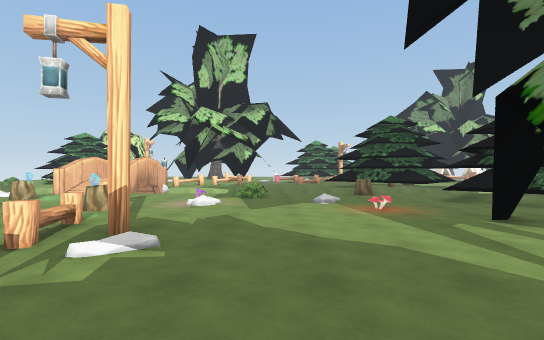
[1] (above)

24 first-person views from a walk through a scene from a Unity 3-D project. The camera is 1.5 m above the floor, looks level and sees 85° across. The floor is counted in squares, 2 m on a side. Each view is taken from the middle of a square. On the plan, view 1 faces up. The plan holds only what a view shows up to about 10 squares ahead; the rest is blank. The place goes on beyond the plan. The player character is not drawn. Some animated figures are left out.

[2]
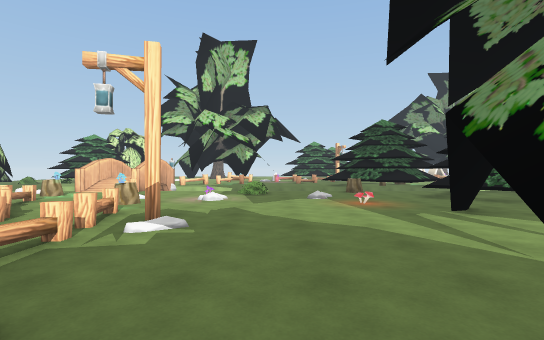

[3]
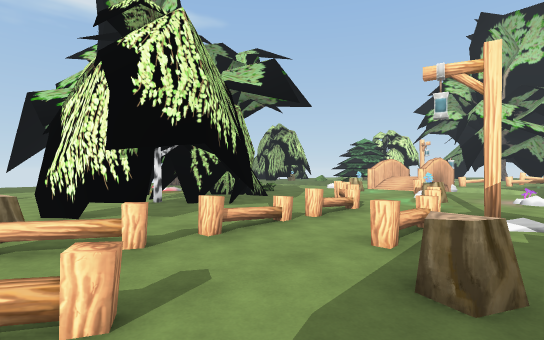

[4]
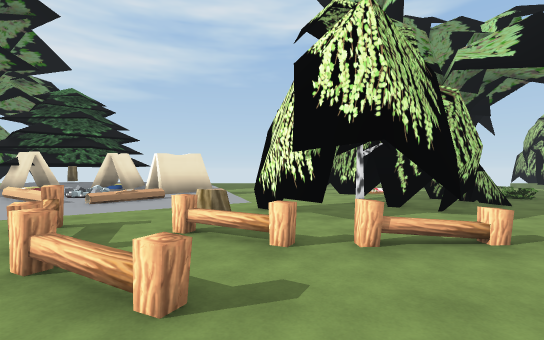

[5]
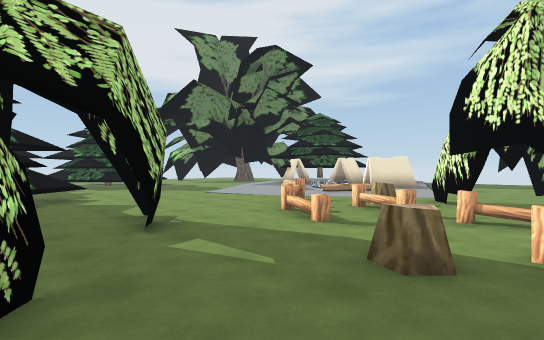

[6]
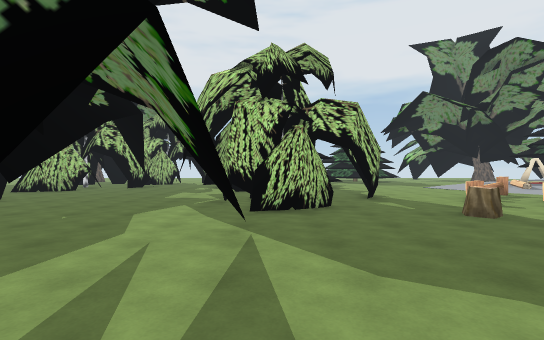

[7]
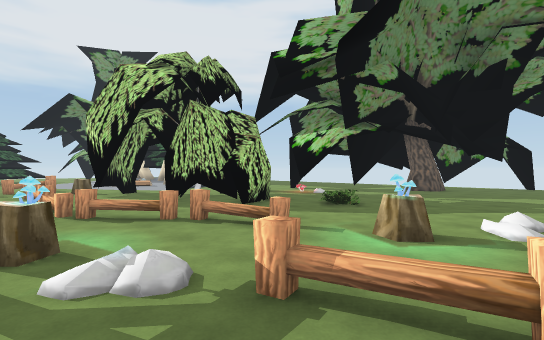

[8]
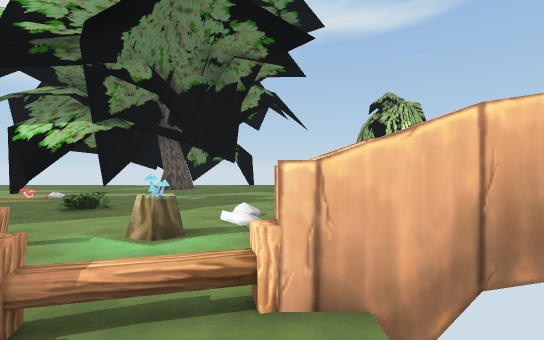

[9]
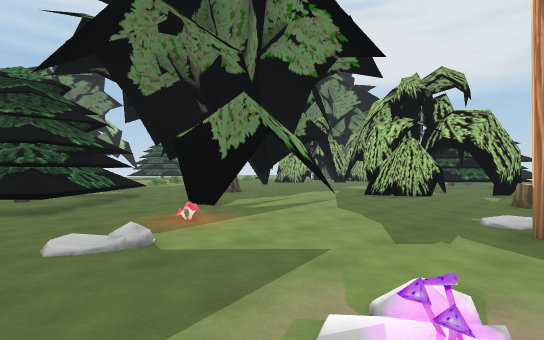

[10]
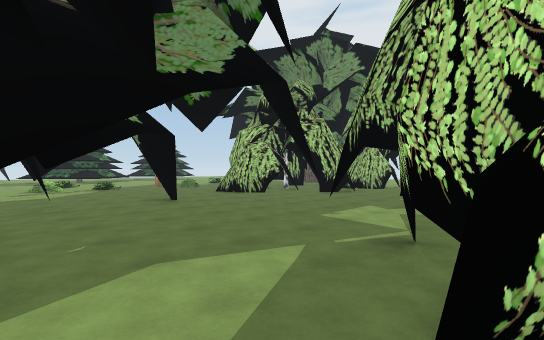

[11]
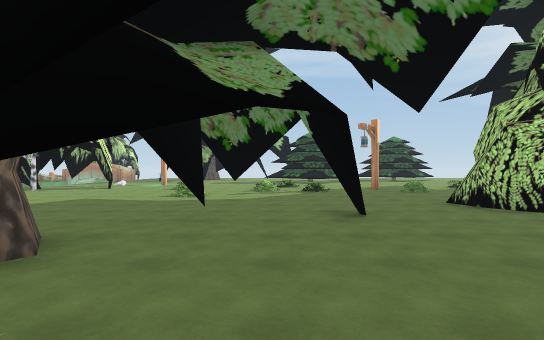

[12]
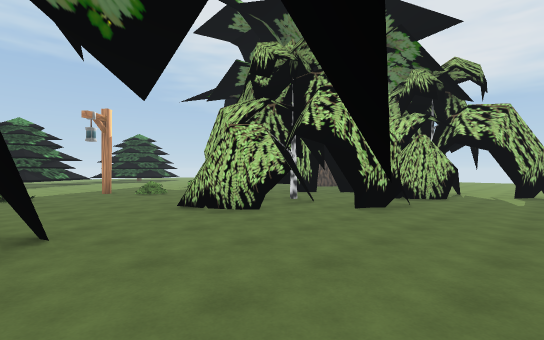

[13]
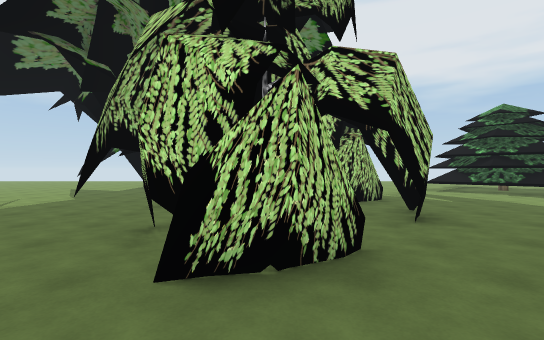

[14]
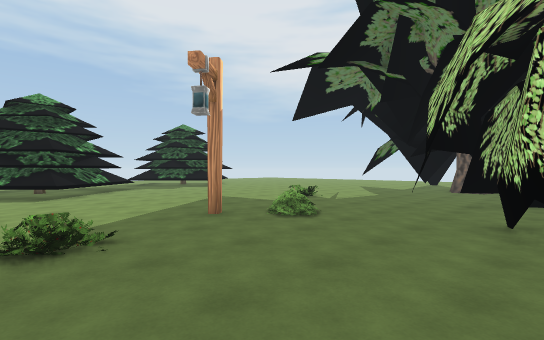

[15]
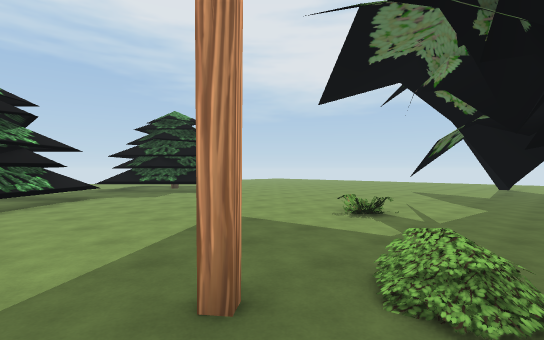

[16]
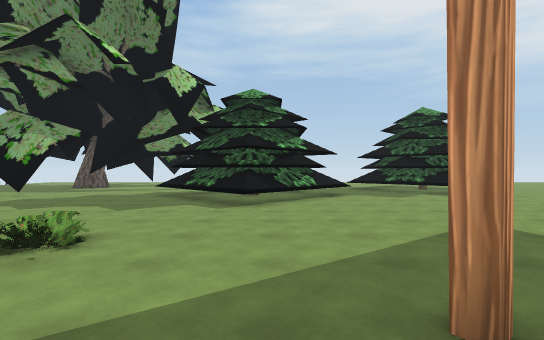

[17]
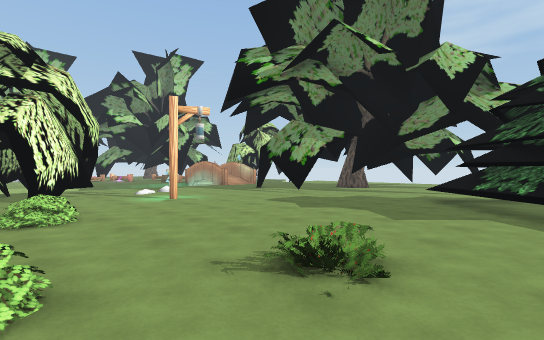

[18]
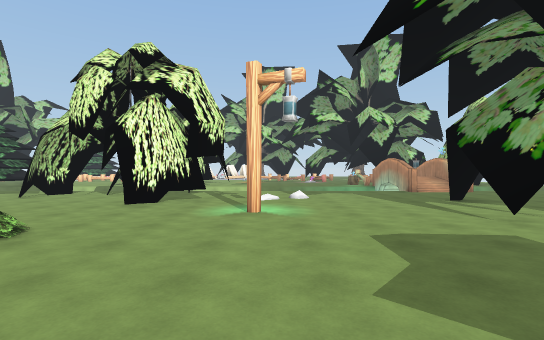

[19]
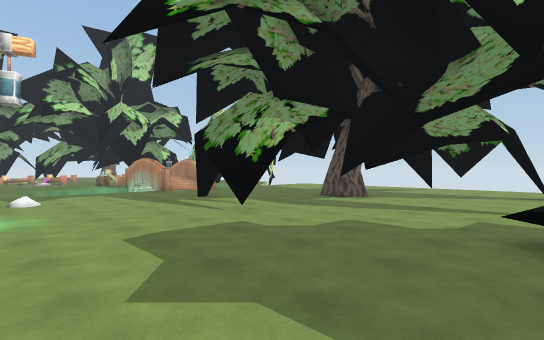

[20]
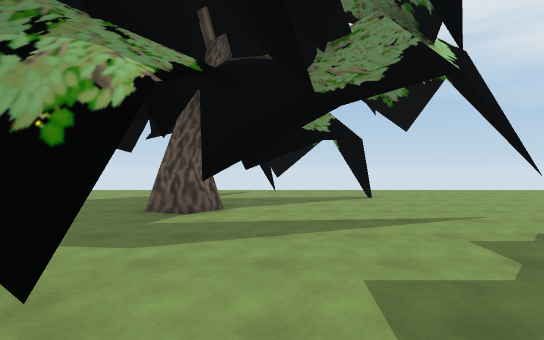

[21]
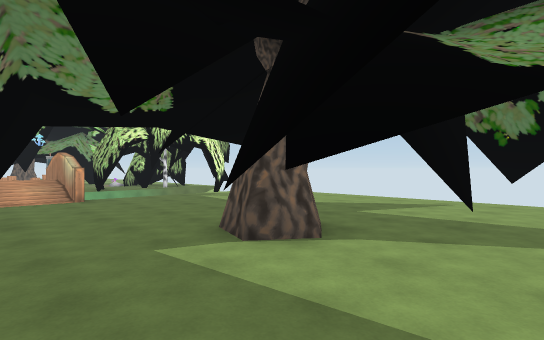

[22]
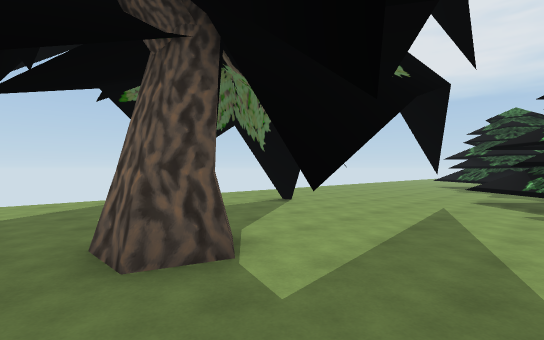

[23]
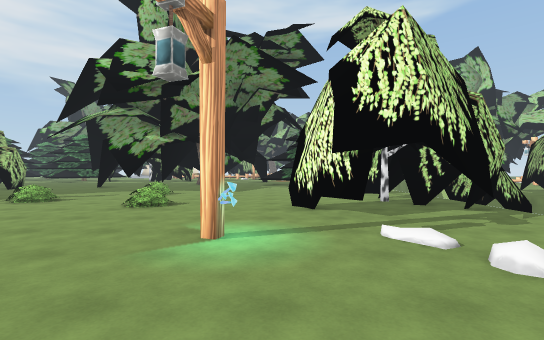

[24]
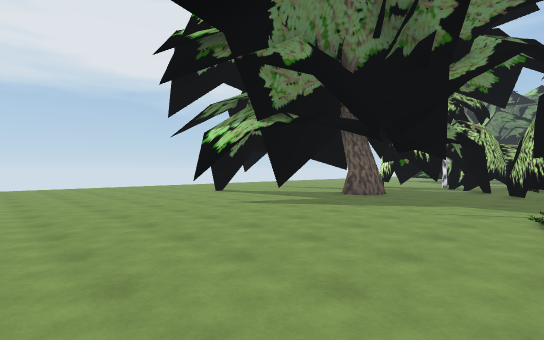

### Floor plan
Key: @ floor where view 1 was taken; # wall or solid block; x gap in a wall; . main floor; : floor 0.25 m higher than the main floor; + floor 0.5 m higher than the main floor; / step, stairs or slope; = window, fence, low wall or low ledge; ^ raised ledge; F fence; S stump; T streetlight; B bush; E tent; O other object.
Columns run from 15 left of view 1 to 32 right of it. Each row starts with its distance up from view 1.
 10         #/^                    #       ^/^
  9   ........F...//..S..     ..####..............
  8 ........OS.F..//..../#    .#####.#.............
  7 ...........:.O/.:../=^     #.  .................
  6  .....B..F.OS....O../##    ....##.....##. ......
  5   ..../...F........../    ........O........ ....
  4   #....//.F.FT....##.    .........T...#..##.....
  3   .. ####../FF.......   ......./.........##....
  2   ..O####..F......#.. #....././/.........#.##..#
  1   ##.#.##.#/.F......#......./.................#.
  0   ...#x#.##F.S.@.......##.#.../.............#...
 -1   .......# F....##...........././.....=.........
 -2     .//..SS.....###.....#....//.B...####.......
 -3      E:....FF.#.#  ..........//.....####=#.....
 -4     EEE/..F...#.   ..#..............## #=......
 -5     ::://.......   #..........T.....### .......
 -6     EE///......     ....###..//.......=....  ..
 -7       E:: .....#    ...####...............
 -8     +EE    ...^#    /..### .#..........
 -9     +#       ..    .....  .....B ......#
-10              ..    ...## .##.......... #
-11                   ....#  #............
-12                  ##..##   .. x........
-13                  ##..#.    .x.........
-14                             #.........
-15                              .#.......
-16                               ...#....
-17                               ........
-18                                 ......

Positions as (right, up) in squares from view 1, and headings:
1: (0, 0), facing up
2: (0, -1), facing up
3: (-1, -2), facing up-left
4: (-1, -1), facing left
5: (1, 1), facing down-left
6: (2, 5), facing down
7: (-3, 9), facing down-left
8: (-3, 9), facing left
9: (-2, 8), facing down-right
10: (2, 1), facing down-right
11: (4, -1), facing right
12: (5, -2), facing down-right
13: (10, -3), facing down
14: (11, -2), facing down-right
15: (14, -4), facing down-right
16: (14, -4), facing right
17: (15, -3), facing up-right
18: (19, -1), facing up
19: (19, -1), facing up-right
20: (21, 2), facing right
21: (24, 1), facing up-right
22: (24, 5), facing down-right
23: (22, 5), facing left
24: (22, -9), facing down-left
